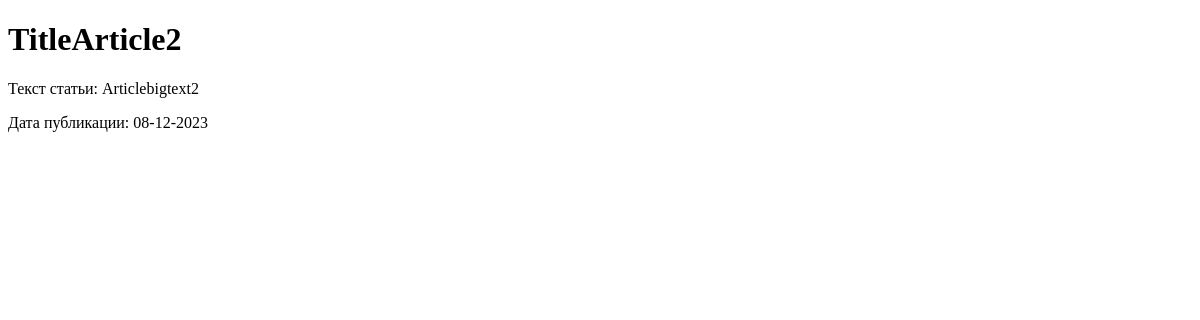
Page /news/2/ on the earlier database version.
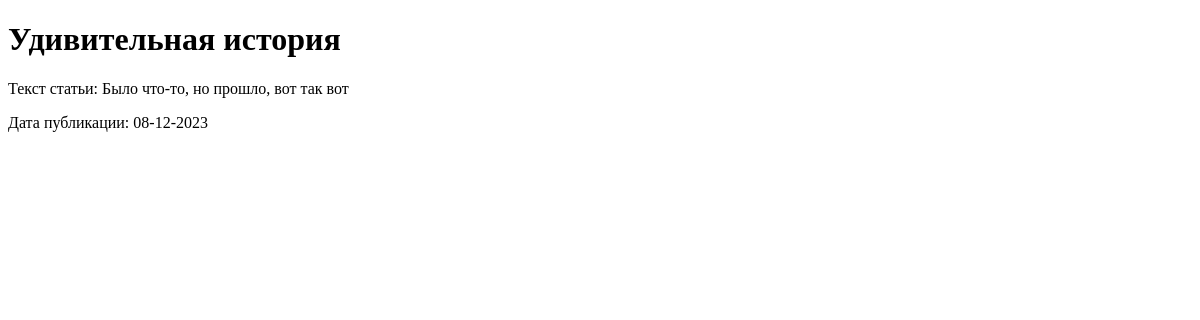
Same page on the later database version.
### news_portal/models.py (models this page shows, shortened)
class Post(models.Model):
    author= models.ForeignKey(Author, on_delete=models.CASCADE) #Поле 1 ко многим с таблицей Автор
    news='NW'
    article='AR'
    CATEGORY_CHOICES=(
        (news,'Новость'),
        (article,'Статья')
    )
    categoryType=models.CharField(max_length=2, choices=CATEGORY_CHOICES,default=article) #Поле категории(с возможностью выбрать из 2х вариантов)
    dateCreation=models.DateTimeField(auto_now_add=True)
    postCategory=models.ManyToManyField(Category, through='PostCategory')
    title=models.CharField(max_length=128)
    text=models.TextField()
    rating=models.SmallIntegerField(default=0)

### news_portal/views.py (the view)
# urls.py: path('<int:pk>/', News_content.as_view(), name='post_detail'),
class News_content(DetailView):
    model = Post
    template_name = 'news_content.html'
    context_object_name = 'news'

### templates/news_content.html (shortened to what this page needs)
{% extends 'flatpages/default.html' %}
{% load custom_filters %}
{% load custom_tags %}
{% block content %}
<h1>{{ news.title }}</h1>
<p>
    Текст статьи: {{ news.text }}
</p>
<p>Дата публикации: {{ news.dateCreation| date:'d-m-Y' }}</p>
{% endblock content %}

Differences in the rows shown:
changed Post: title "TitleArticle2" → "Удивительная история"; text "Articlebigtext2" → "Было что-то, но прошло, вот так вот"
